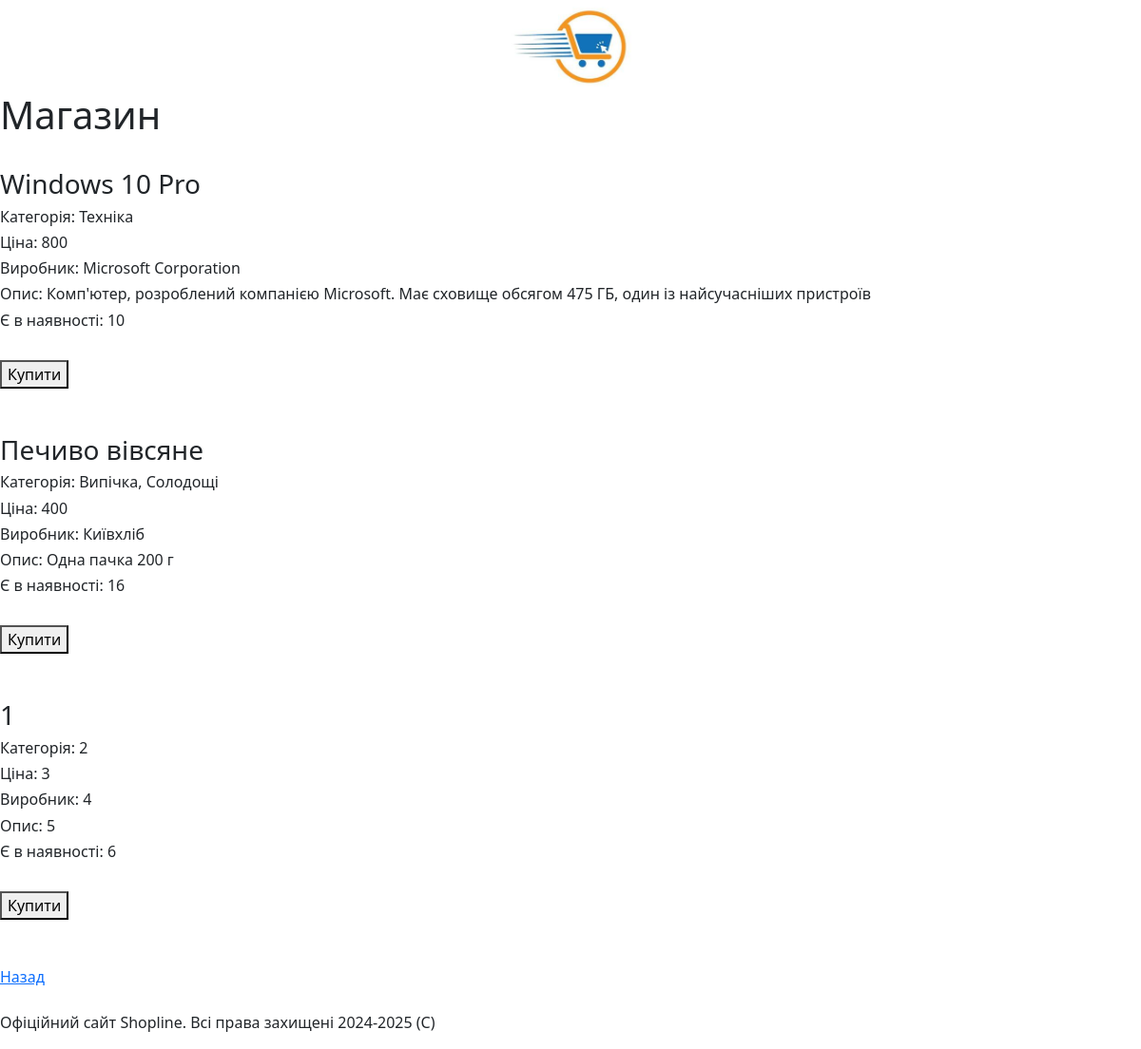
/user/1/shop, run on the app's committed database.
### user/models.py (models this page shows, shortened)
class Product(models.Model):
    title = models.CharField("Назва", max_length=30)
    category = models.CharField("Категорія", max_length=30)
    price = models.IntegerField("Ціна")
    producer = models.CharField("Виробник", max_length=30)
    description = models.TextField("Опис", max_length=200)
    amount = models.IntegerField("Доступна кількість")

### user/views.py (the view, shortened to what this page needs)
# urls.py: path('<int:user_id>/shop', views.show_shop, name="shop"),
def show_shop(request, user_id):
    user = get_object_or_404(User, id=user_id)
    all_products = Product.objects.all()
    products_to_show = []
    for i in all_products:
        if i.amount > 0:
            products_to_show.append(i)
    return render(request, 'user/shop.html', {'products': products_to_show, 'user_id': user_id})

### user/templates/user/shop.html (shortened to what this page needs)
{% extends 'main/layout.html' %}
{% block content %}
    <h1>Магазин</h1><br>
    {% for product in products %}
    <div>
        <h3>{{product.title}}</h3>
        <h6>Категорія: {{product.category}}</h6>
        <h6>Ціна: {{product.price}}</h6>
        <h6>Виробник: {{product.producer}}</h6>
        <h6>Опис: {{product.description}}</h6>
        <h6>Є в наявності: {{product.amount}}</h6><br>
        <form method="post">
            <button type="submit">Купити</button>
        </form>
        <br>
        <br>
    </div>
    {% endfor %}
    <a href="{% url 'user_menu' user_id=user_id %}">Назад</a>
{% endblock %}

### data on the page
Product: title "Windows 10 Pro", category "Техніка", price "800", producer "Microsoft Corporation", description "Комп'ютер, розроблений компанією Microsoft. Має сховище обсягом 475 ГБ, один із найсучасніших пристроїв", amount "10"
Product: title "Печиво вівсяне", category "Випічка, Солодощі", price "400", producer "Київхліб", description "Одна пачка 200 г", amount "16"
Product: title "1", category "2", price "3", producer "4", description "5", amount "6"
